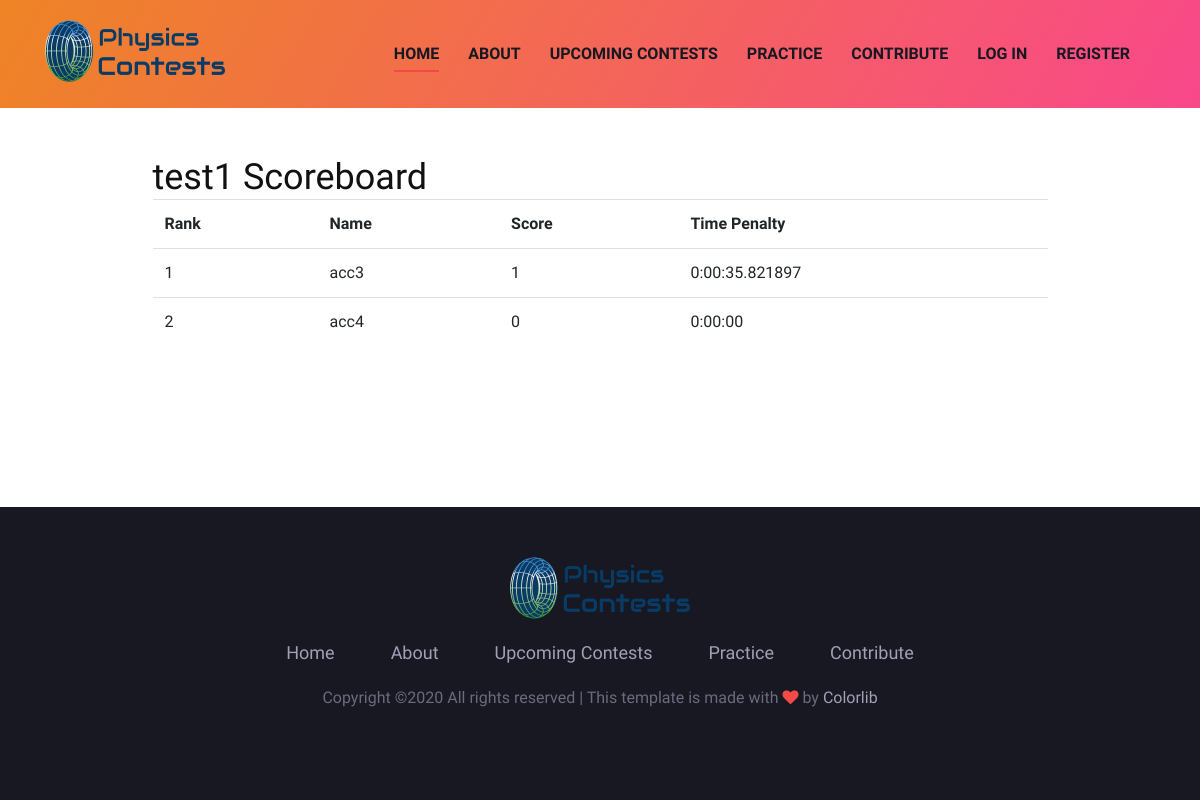
/contests/scoreboard/2, run on an earlier commit of the app's database.
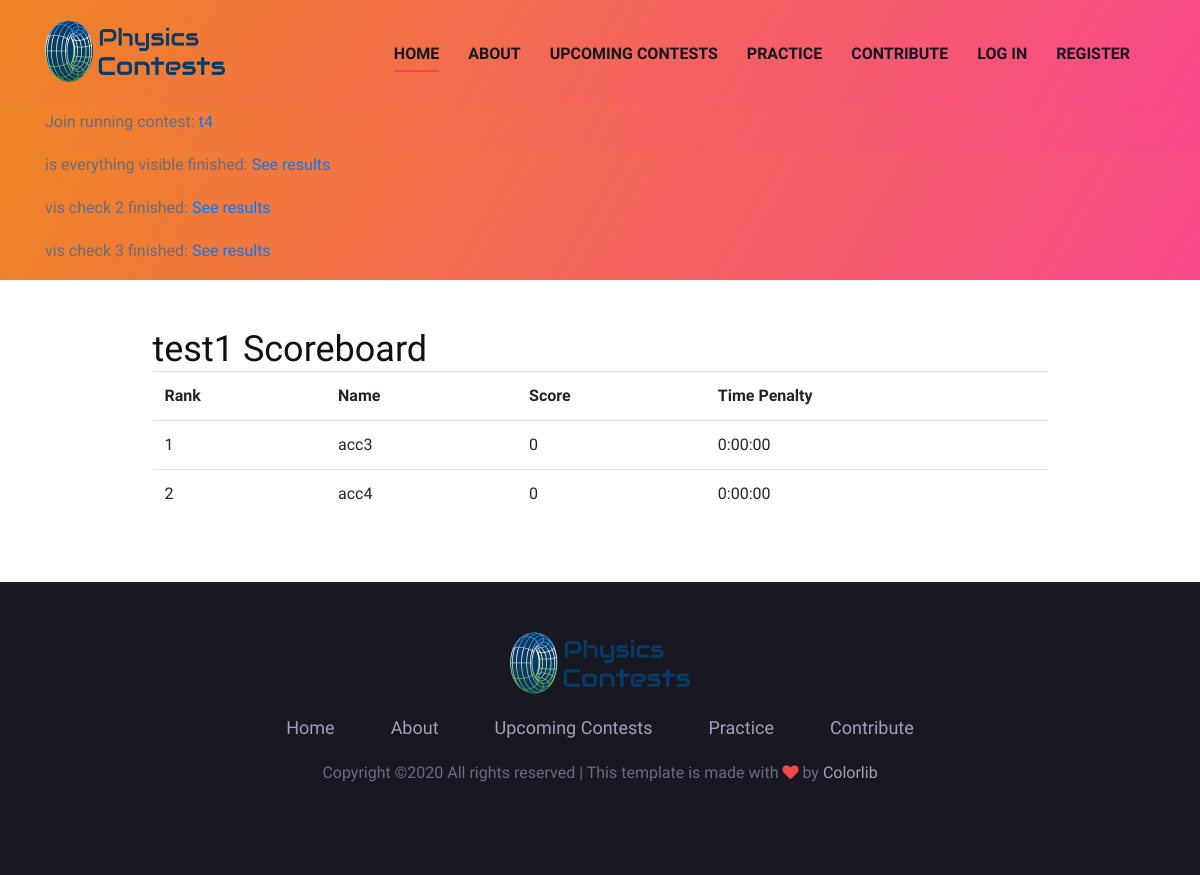
And on a later commit of the database.
### physicscontests/models.py (models this page shows, shortened)
class User(UserMixin, db.Model):
	id = db.Column(db.Integer,primary_key=True)
	username = db.Column(db.String(20), unique=True, nullable=False)
	email = db.Column(db.String(120), unique=True, nullable=False)
	image_file = db.Column(db.String(200), nullable=False, default="default.jpg")
	password = db.Column(db.String(60), nullable=False)
	contests_created = db.relationship('Contest', backref='creator')
	created = db.relationship('Task', backref='author')
	solved = db.relationship('Solved_by', back_populates="solved_by_users")
	participated_in = db.relationship('Contest', secondary=participation, backref=db.backref("participants", lazy="dynamic"))
	placements = db.relationship('Contest', secondary=placement, backref=db.backref("standings", lazy="dynamic"))

class Contest(db.Model):
	id = db.Column(db.Integer,primary_key=True)
	name = db.Column(db.String(40), unique=True, nullable=False, default=f"Physicscontest #{id}")
	description = db.Column(db.Text)
	start = db.Column(db.DateTime, nullable=False)
	end = db.Column(db.DateTime, nullable=False)
	tasks = db.relationship('Task', backref='contest')
	creator_id = db.Column(db.Integer, db.ForeignKey('user.id'))

### physicscontests/routes.py (the view)
@app.route("/contests/scoreboard/<int:contestID>")
def contest_scoreboard(contestID):#inefficient, must be changed if there are many participants in one contest
	contest = Contest.query.filter_by(id=contestID).first()
	task_ids = [task.id for task in contest.tasks]
	scores = []
	all_solves = []
	participants = User.query.filter(User.participated_in.any(Contest.id == contest.id)).all()
	for participant in participants:
		contest_tasks_solved = []
		solves = Solved_by.query.filter_by(solved_by_users=participant).all()
		all_solves.append(solves)
		for i in range(len(solves)):
			task = solves[i].solved
			if task.id in task_ids and solves[i].timestamp < contest.end:
				contest_tasks_solved.append((task,solves[i].timestamp))
		score = 0
		latest_answer = timedelta(0)
		for task,time in contest_tasks_solved:
			score += task.difficulty
			latest_answer = max(latest_answer, time - contest.start)
		scores.append((score, latest_answer, participant.username))
	scores.sort(key=lambda k: (-k[0], k[1]))
	rank = 1
	scoreboard = []
	for i, score_user in enumerate(scores):
		scoreboard.append((rank, score_user[2], score_user[0], score_user[1]))
		rank += 1
	return render_template("scoreboard.html", contest=contest, scoreboard=scoreboard, all_solves=all_solves)

### physicscontests/__init__.py (called while the page is built)
def get_important_announcements():#should only be triggered once if there is something important
	announcements = []
	return announcements

def get_running_contests():
	contests_running = Contest.query.filter(Contest.start <= datetime.utcnow()).filter(Contest.end > datetime.utcnow()).all()
	return contests_running

def get_finished_contests():
	contests_finished = Contest.query.filter(Contest.end <= datetime.utcnow()).filter(Contest.end > datetime.utcnow() - timedelta(hours=1)).all()
	return contests_finished

### physicscontests/models.py (called while the page is built)
	def __repr__(self):
		return f"<Solved_by('{self.user_id}', '{self.task_id}', '{self.timestamp})'>"

### physicscontests/templates/scoreboard.html
{% extends 'base.html' %}
{% block body %}
<div class="container mt-5 mb-5">
	<div class="col-lg-10 center-form">
		<h2>{{ contest.name }} Scoreboard</h2>
		<table class="table">
			<tr>
				<th scope="col">Rank</th>
				<th scope="col">Name</th>
				<th scope="col">Score</th>
				<th scope="col">Time Penalty</th>
			</tr>
			{% for row in scoreboard %}
				<tr>
					<td>{{ row[0] }}</td>
					<td>{{ row[1] }}</td>
					<td>{{ row[2] }}</td>
					<td>{{ row[3] }}</td>
				</tr>
			{% endfor %}
		</table>
	</div>
</div>
{% endblock %}

### physicscontests/templates/base.html (shortened to what the changed rows need)
<!DOCTYPE html>
<html lang="zxx">
<head>
    <link rel="stylesheet" href="{{ url_for('static', filename='css/bootstrap.min.css') }}" type="text/css">
    <link rel="stylesheet" href="{{ url_for('static', filename='css/font-awesome.min.css') }}" type="text/css">
    <link rel="stylesheet" href="{{ url_for('static', filename='css/elegant-icons.css') }}" type="text/css">
    <link rel="stylesheet" href="{{ url_for('static', filename='css/owl.carousel.min.css') }}" type="text/css">
    <link rel="stylesheet" href="{{ url_for('static', filename='css/magnific-popup.css') }}" type="text/css">
    <link rel="stylesheet" href="{{ url_for('static', filename='css/slicknav.min.css') }}" type="text/css">
    <link rel="stylesheet" href="{{ url_for('static', filename='css/style.css') }}" type="text/css">
</head>
<body>
    {% with running_cs = get_running_contests() %}
        {% if running_cs %}
            <header class="header-section bg-gradient">
                <div class="container">
                    {% for contest in running_cs %}
                        <div class="row center-form"><p>Join running contest: <a href="{{ url_for('view_contest', contestID=contest.id) }}">{{ contest.name }}</a></p></div>
                    {% endfor %}
                </div>
            </header>
        {% endif %}
    {% endwith %}
    {% with finished_cs = get_finished_contests() %}
        {% if finished_cs %}
            <header class="header-section bg-gradient">
                <div class="container">
                    {% for contest in finished_cs %}
                        <div class="row center-form"><p>{{ contest.name }} finished: <a href="{{ url_for('contest_scoreboard', contestID=contest.id) }}">See results</a></p></div>
                    {% endfor %}
                </div>
            </header>
        {% endif %}
    {% endwith %}
    {% block body %}{% endblock %}
</body>
</html>

What changed in the data, as far as the page shows it:
added Contest: name "t4"
added Contest: name "is everything visible"
added Contest: name "vis check 2"
added Contest: name "vis check 3"
computed for User "acc3": row "1" → "0"; row "0:00:35.821897" → "0:00:00"
